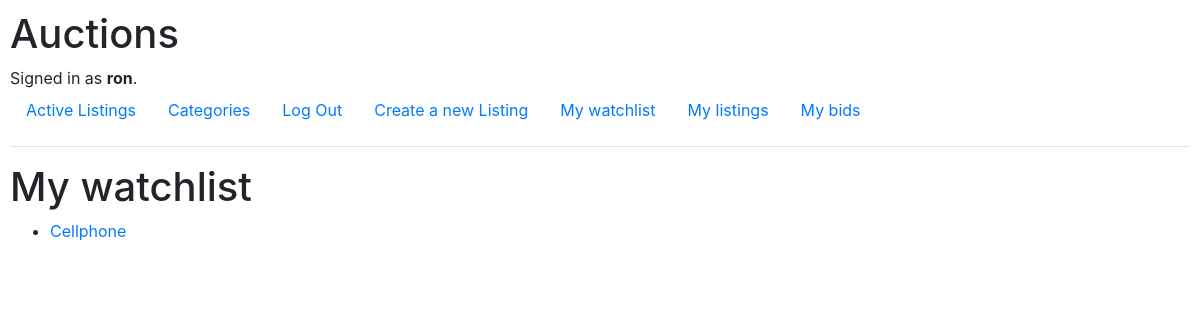
The app's page /watchlist (signed in), older data.
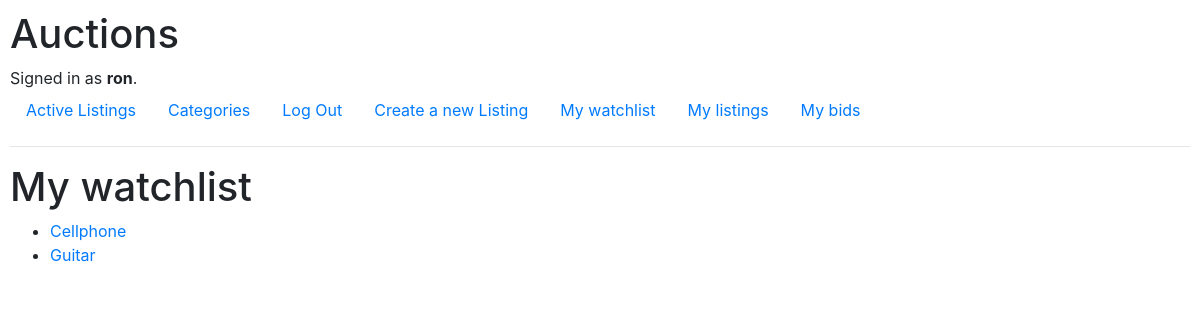
The same page, newer data.
### auctions/models.py (models this page shows, shortened)
class Listing(models.Model):
    title = models.CharField(max_length=64)
    description = models.TextField(max_length=300)
    starting_price = models.FloatField()
    currency = models.CharField(max_length=4)
    image_url = models.URLField(null=True, blank=True)
    is_active = models.BooleanField(default=True)
    category = models.ForeignKey(Category, on_delete=models.CASCADE, related_name="listings")
    user = models.ForeignKey(User, on_delete=models.CASCADE, related_name="listings")

### auctions/views.py (the view)
# urls.py: path("watchlist",views.show_watchlist, name="show_watchlist"),
@login_required
def show_watchlist(request):
    return render(request, "auctions/watchlist.html", {
        "listings": Listing.objects.filter(watchlists__user=request.user)
    })

### auctions/templates/auctions/watchlist.html (shortened to what this page needs)
{% extends "auctions/layout.html" %}
{% block body %}
        <h1>My watchlist</h1>
        <ul>
            {% for listing in listings %}
                <li><a href="{% url 'listing' listing_id=listing.id %}">{{ listing.title }}</a></li>
            {% empty %}
            <h1>No listing for now</h1>
            {% endfor %}
        </ul>
{% endblock %}

Row changes from the older to the newer data that the page shows:
now on this page (row edited): Listing: title "Guitar"
